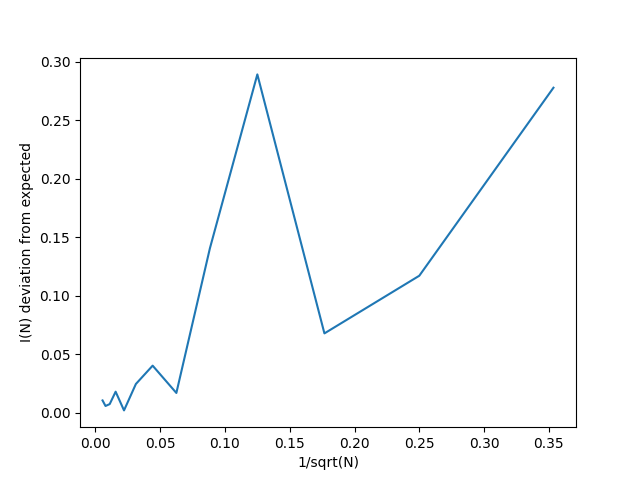

The script that drew this image:
import numpy as np


def estimateI(N):
    M = 1000
    def I():
        #monte carlo method
        #The integrand (x1+x2+x3+x4+x5+x6+x7+x8+x9+x10)**2 describes an 11 dimensional
        #volume, with the expression as the 11th. So the chance a random point (11 
        # random uniform dimensions) lies within that volume (ie, the 11th 
        # dimension is less than or equal to the integrand) is the ratio between the 
        # total volume of space and the volume described by the integrand. 
        integrand = lambda x: (x[0]+x[1]+x[2]+x[3]+x[4]+x[5]+x[6]+x[7]+x[8]+x[9])**2
        ten_dimensional_pts = np.random.uniform(size=(N,10))
        #integrand can be as large as 9**2 = 81
        #that's the height of the 11 dimensional hyperrectangle
        vol = 81
        random_pts = np.random.uniform(size=N) * vol
        inside = 0
        for i in range(N):
            pt = ten_dimensional_pts[i]
            if integrand(pt) >= random_pts[i]:
                inside += 1
        return inside*vol/N

    Isum = 0
    for _ in range(M):
        Isum += I()
    return Isum/M
    

N = 8
finalN = 32768
iters = int(np.log2(finalN))-int(np.log2(N))+1
Ns = np.zeros(iters)
Is = np.zeros(iters)
i = 0
while N <= 32768:
    Is[i] = estimateI(N)
    Ns[i] = N
    i += 1
    N *= 2

expected_val = 155/6
print(Is)
import matplotlib.pyplot as plt

plt.plot(1/np.sqrt(Ns),[abs(x-expected_val) for x in Is])
plt.xlabel("1/sqrt(N)")
plt.ylabel("I(N) deviation from expected")
plt.show() # this looks good; larger N seems to correlate with smaller deviation 
